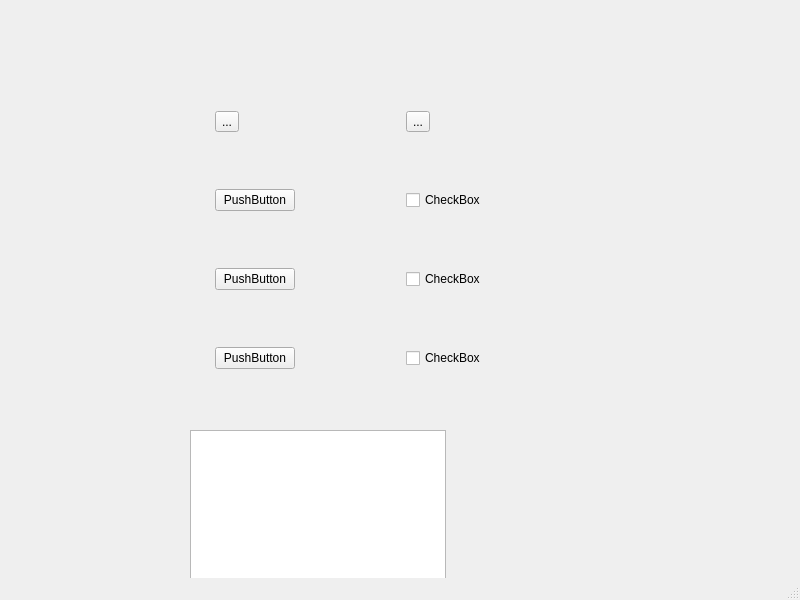
<?xml version="1.0" encoding="UTF-8"?>
<ui version="4.0">
 <class>MainWindow</class>
 <widget class="QMainWindow" name="MainWindow">
  <property name="geometry">
   <rect>
    <x>0</x>
    <y>0</y>
    <width>800</width>
    <height>600</height>
   </rect>
  </property>
  <property name="windowTitle">
   <string>MainWindow</string>
  </property>
  <widget class="QWidget" name="centralwidget">
   <widget class="QWidget" name="gridLayoutWidget">
    <property name="geometry">
     <rect>
      <x>110</x>
      <y>60</y>
      <width>481</width>
      <height>361</height>
     </rect>
    </property>
    <layout class="QGridLayout" name="gridLayout">
     <item row="1" column="0">
      <widget class="QPushButton" name="pushButton">
       <property name="text">
        <string>PushButton</string>
       </property>
      </widget>
     </item>
     <item row="2" column="0">
      <widget class="QPushButton" name="pushButton_3">
       <property name="text">
        <string>PushButton</string>
       </property>
      </widget>
     </item>
     <item row="0" column="0">
      <widget class="QToolButton" name="toolButton">
       <property name="text">
        <string>...</string>
       </property>
      </widget>
     </item>
     <item row="3" column="0">
      <widget class="QPushButton" name="pushButton_2">
       <property name="text">
        <string>PushButton</string>
       </property>
      </widget>
     </item>
     <item row="0" column="1">
      <widget class="QToolButton" name="toolButton_2">
       <property name="text">
        <string>...</string>
       </property>
      </widget>
     </item>
     <item row="1" column="1">
      <widget class="QCheckBox" name="checkBox">
       <property name="text">
        <string>CheckBox</string>
       </property>
      </widget>
     </item>
     <item row="2" column="1">
      <widget class="QCheckBox" name="checkBox_2">
       <property name="text">
        <string>CheckBox</string>
       </property>
      </widget>
     </item>
     <item row="3" column="1">
      <widget class="QCheckBox" name="checkBox_3">
       <property name="text">
        <string>CheckBox</string>
       </property>
      </widget>
     </item>
    </layout>
   </widget>
   <widget class="QTextBrowser" name="textBrowser">
    <property name="geometry">
     <rect>
      <x>190</x>
      <y>430</y>
      <width>256</width>
      <height>192</height>
     </rect>
    </property>
   </widget>
  </widget>
  <widget class="QMenuBar" name="menubar">
   <property name="geometry">
    <rect>
     <x>0</x>
     <y>0</y>
     <width>800</width>
     <height>26</height>
    </rect>
   </property>
  </widget>
  <widget class="QStatusBar" name="statusbar"/>
 </widget>
 <resources/>
 <connections/>
</ui>
